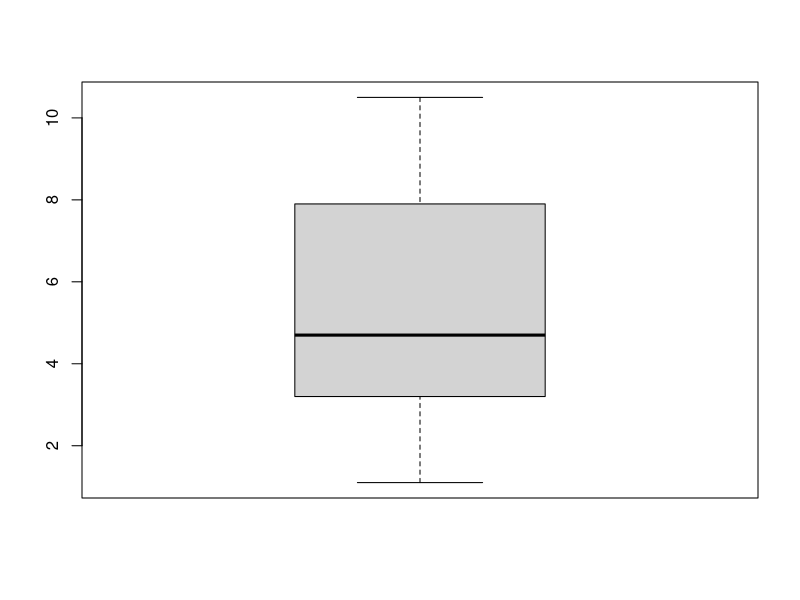
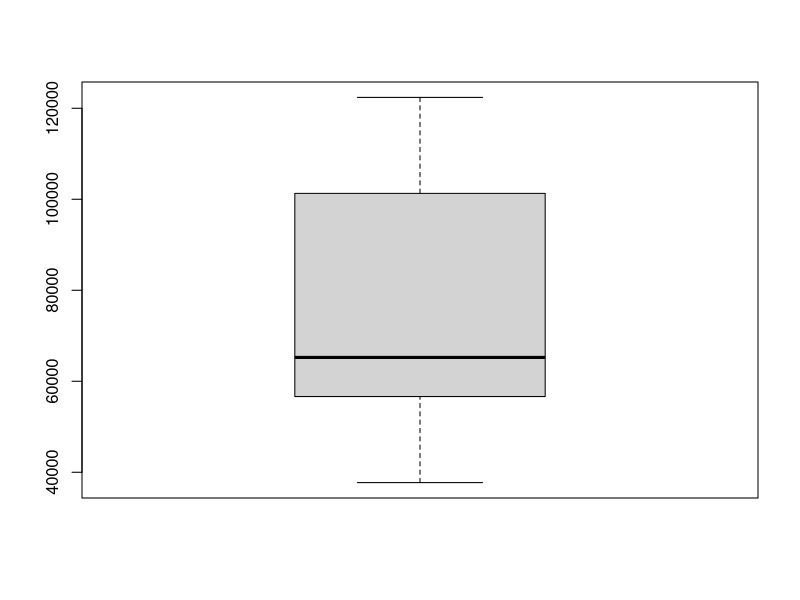
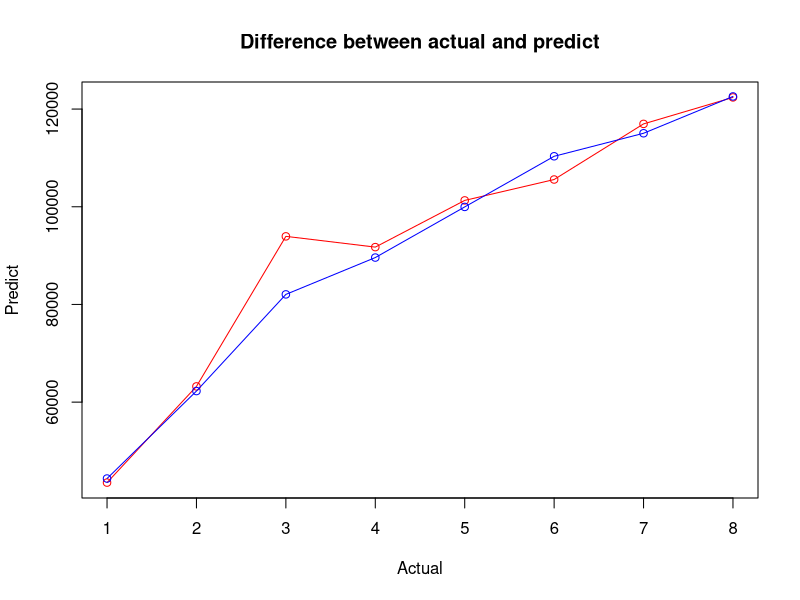

Recreate these plots in R, in order.

# linear regression problem

library(readxl)
salarydata <- read_excel("Salary_Data.xlsx")

#load data 
salarydata

#no any missing value
summary(salarydata)

#pre processing 
# no any outlier
boxplot(salarydata$YearsExperience)
bx = boxplot(salarydata$Salary)

# show statistics
bx$stats

#   model - methematical equation 

#  training dataset and test dataset

#break the data set into traing and test


# caTools helps to break the dataset
install.packages("caTools")
library(caTools)

set.seed(10)

# sample.split works for only target variable and splitratio convert part you want to take for training

split = sample.split(salarydata$Salary, SplitRatio = 0.75)

train = subset(salarydata, split == T)
testdata = subset(salarydata, split == F)

train
testdata

# creating the model

model <- lm(formula = Salary~. , data = train)
summary(model)

# prediction

prediction <- predict(model, newdata = testdata)
prediction

difference <- testdata$Salary - prediction

testdata <- cbind(testdata, prediction, difference)

square <- (difference)^2
testdata <- cbind(testdata, square)
plot(testdata$Salary,type = "o",col = "red", xlab = "Actual", ylab = "Predict", 
     main = "Difference between actual and predict")

lines(testdata$prediction, type = "o", col = "blue")
View(testdata)
